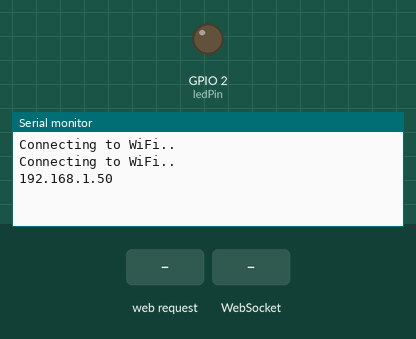
Recording of a sketch running on a simulated ESP8266 (NodeMCU). Shown: output pins drawn as LEDs (lit = HIGH), the last lines printed to the serial monitor. Inputs (shaded band) come from the test bench. WiFi joins after 1.5 s; servers stay silent unless stated.

Above: at 3.2 s.
3.3 s: HTTP request GET /update received
At 3.9 s:
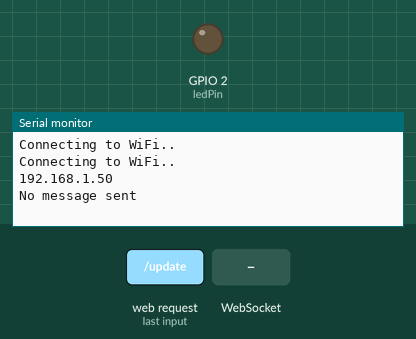
4.8 s: WebSocket text "1" received
At 6.2 s:
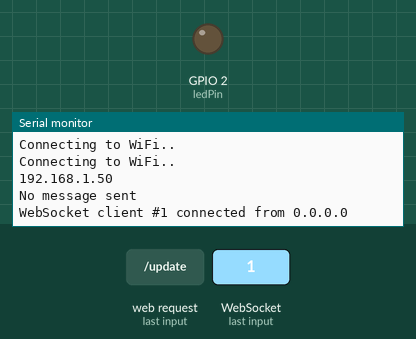

Measured:
- after the input at 3.3 s, the serial monitor: prints a new line at once (image 1)
- after the input at 4.8 s, the serial monitor: prints a new line at once (image 2)

The sketch:

toogleExampleWebSocket.ino
```cpp
// Import required libraries
#include <ESP8266WiFi.h>
#include <ESPAsyncTCP.h>
#include <ESPAsyncWebSrv.h>

// Replace with your network credentials
const char* ssid = "Orange_Swiatlowod_BBE0";
const char* password = "pC7WNEk6ib6cX3NfuQ";

const char* http_username = "sw3dADMIN";
const char* http_password = "1969#A";

const char* PARAM_INPUT_1 = "state";

bool ledState = 0;
const int ledPin = 2;

// Create AsyncWebServer object on port 80
AsyncWebServer server(80);
AsyncWebSocket ws("/ws");

const char index_html[] PROGMEM = R"rawliteral(
<!DOCTYPE HTML><html>
<head>
  <title>ESP Web Server</title>
  <meta name="viewport" content="width=device-width, initial-scale=1">
  <style>
  html {
    font-family: Arial, Helvetica, sans-serif;
    text-align: center;
  }
  h1 {
    font-size: 1.8rem;
    color: white;
  }
  h2{
    font-size: 1.5rem;
    font-weight: bold;
    color: #143642;
  }
  .topnav {
    overflow: hidden;
    background-color: #143642;
  }
  body {
    margin: 0;
  }
  .content {
    padding: 30px;
    max-width: 600px;
    margin: 0 auto;
  }
  .card {
    background-color: #F8F7F9;;
    box-shadow: 2px 2px 12px 1px rgba(140,140,140,.5);
    padding-top:10px;
    padding-bottom:20px;
  }
  .button {
    padding: 15px 50px;
    font-size: 24px;
    text-align: center;
    outline: none;
    color: #fff;
    background-color: #0f8b8d;
    border: none;
    border-radius: 5px;
    -webkit-touch-callout: none;
    -webkit-user-select: none;
    -khtml-user-select: none;
    -moz-user-select: none;
    -ms-user-select: none;
    user-select: none;
    -webkit-tap-highlight-color: rgba(0,0,0,0);
   }
   /*.button:hover {background-color: #0f8b8d}*/
   .button:active {
     background-color: #0f8b8d;
     box-shadow: 2 2px #CDCDCD;
     transform: translateY(2px);
   }
   .state {
     font-size: 1.5rem;
     color:#8c8c8c;
     font-weight: bold;
   }
  </style>
<title>ESP Web Server</title>
<meta name="viewport" content="width=device-width, initial-scale=1">
<link rel="icon" href="data:,">
</head>
<body>
  <div class="topnav">
    <h1>ESP WebSocket Server</h1>
  </div>
  <div class="content">
    <div class="card">
      <h2>Output - GPIO 2</h2>
      <p class="state">state: <span id="state">%STATE%</span></p>
      <p><button id="button" class="button">Toggle</button></p>
    </div>
  </div>
<script>
  var gateway = `ws://${window.location.hostname}/ws`;
  var websocket;
  window.addEventListener('load', onLoad);
  function initWebSocket() {
    console.log('Trying to open a WebSocket connection...');
    websocket = new WebSocket(gateway);
    websocket.onopen    = onOpen;
    websocket.onclose   = onClose;
    websocket.onmessage = onMessage; // <-- add this line
  }
  function onOpen(event) {
    console.log('Connection opened');
  }
  function onClose(event) {
    console.log('Connection closed');
    setTimeout(initWebSocket, 2000);
  }
  function onMessage(event) {
    var state;
    if (event.data == "1"){
      state = "ON";
    }
    else{
      state = "OFF";
    }
    document.getElementById('state').innerHTML = state;
  }
  function onLoad(event) {
    initWebSocket();
    initButton();
  }
  function initButton() {
    document.getElementById('button').addEventListener('click', toggle);
  }
  function toggle(){
    websocket.send('toggle');
  }
</script>
</body>
</html>
)rawliteral";

const char logout_html[] PROGMEM = R"rawliteral(
<!DOCTYPE HTML><html>
<head>
  <meta name="viewport" content="width=device-width, initial-scale=1">
</head>
<body>
  <p>Logged out or <a href="/">return to homepage</a>.</p>
  <p><strong>Note:</strong> close all web browser tabs to complete the logout process.</p>
</body>
</html>
)rawliteral";

void notifyClients() {
  ws.textAll(String(ledState));
}

void handleWebSocketMessage(void *arg, uint8_t *data, size_t len) {
  AwsFrameInfo *info = (AwsFrameInfo*)arg;
  if (info->final && info->index == 0 && info->len == len && info->opcode == WS_TEXT) {
    data[len] = 0;
    if (strcmp((char*)data, "toggle") == 0) {
      ledState = !ledState;
      notifyClients();
    }
  }
}

void onEvent(AsyncWebSocket *server, AsyncWebSocketClient *client, AwsEventType type,
             void *arg, uint8_t *data, size_t len) {
    switch (type) {
      case WS_EVT_CONNECT:
        Serial.printf("WebSocket client #%u connected from %s\n", client->id(), client->remoteIP().toString().c_str());
        break;
      case WS_EVT_DISCONNECT:
        Serial.printf("WebSocket client #%u disconnected\n", client->id());
        break;
      case WS_EVT_DATA:
        handleWebSocketMessage(arg, data, len);
        break;
      case WS_EVT_PONG:
      case WS_EVT_ERROR:
        break;
  }
}

void initWebSocket() {
  ws.onEvent(onEvent);
  server.addHandler(&ws);
}

String processor(const String& var){
  Serial.println(var);
  if(var == "STATE"){
    if (ledState){
      return "ON";
    }
    else{
      return "OFF";
    }
  }
  return String();
}

void setup(){
  // Serial port for debugging purposes
  Serial.begin(115200);

  pinMode(ledPin, OUTPUT);
  digitalWrite(ledPin, LOW);

  // Connect to Wi-Fi
  WiFi.begin(ssid, password);
  while (WiFi.status() != WL_CONNECTED) {
    delay(1000);
    Serial.println("Connecting to WiFi..");
  }

  // Print ESP Local IP Address
  Serial.println(WiFi.localIP());

  initWebSocket();

  // Route for root / web page
  server.on("/", HTTP_GET, [](AsyncWebServerRequest *request){
    if(!request->authenticate(http_username, http_password))
      return request->requestAuthentication();
    request->send_P(200, "text/html", index_html, processor);
  });

  server.on("/logout", HTTP_GET, [](AsyncWebServerRequest *request){
    request->send(401);
  });

  server.on("/logged-out", HTTP_GET, [](AsyncWebServerRequest *request){
    request->send_P(200, "text/html", logout_html, processor);
  });

  // Send a GET request to <ESP_IP>/update?state=<inputMessage>
  server.on("/update", HTTP_GET, [] (AsyncWebServerRequest *request) {
    if(!request->authenticate(http_username, http_password))
      return request->requestAuthentication();
    String inputMessage;
    String inputParam;
    // GET input1 value on <ESP_IP>/update?state=<inputMessage>
    if (request->hasParam(PARAM_INPUT_1)) {
      inputMessage = request->getParam(PARAM_INPUT_1)->value();
      inputParam = PARAM_INPUT_1;
      digitalWrite(ledPin, inputMessage.toInt());
    }
    else {
      inputMessage = "No message sent";
      inputParam = "none";
    }
    Serial.println(inputMessage);
    request->send(200, "text/plain", "OK");
  });

  // Start server
  server.begin();
}

void loop() {
  ws.cleanupClients();
  digitalWrite(ledPin, ledState);
}
```
